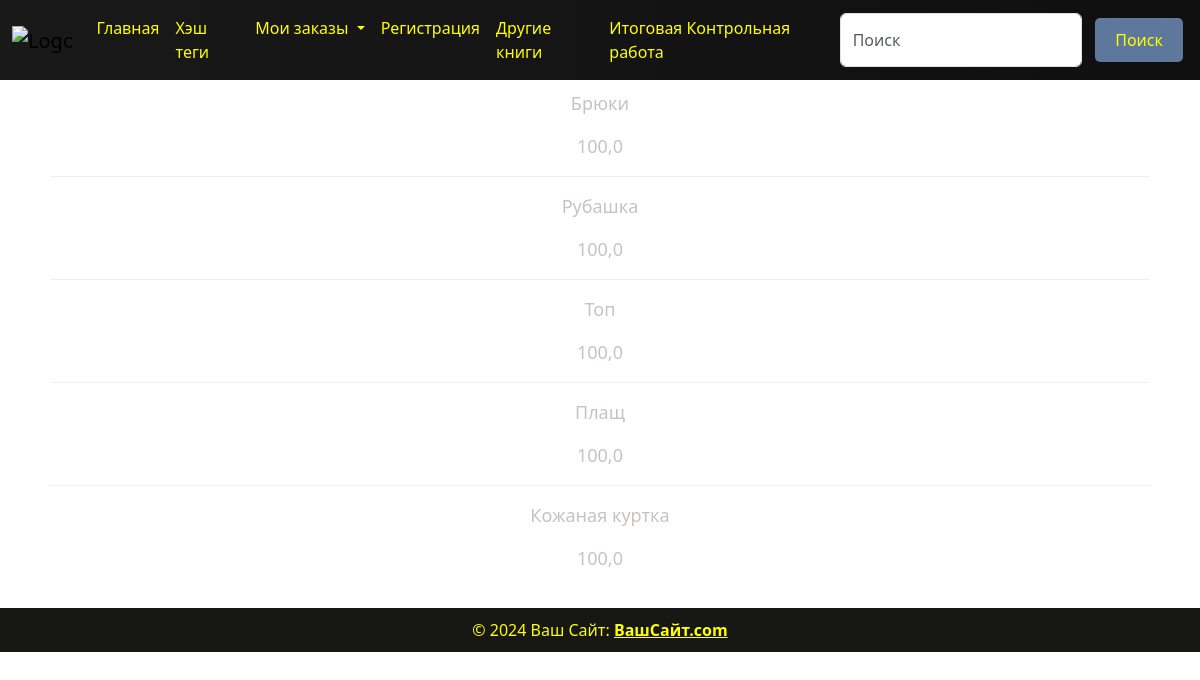
Page /clothes/adult_clothes/ on the committed database.
### clothes/models.py (models this page shows, shortened)
class Clothes(models.Model):
    title = models.CharField(max_length=50)
    price = models.FloatField(default=100)
    tags = models.ManyToManyField(Tag)

### clothes/views.py (the view)
# urls.py: path('adult_clothes/', AdultClothesView.as_view(), name='adult_clothes'),
class AdultClothesView(generic.ListView):
    model = models.Clothes
    template_name = 'clothing/adult_cloth.html'
    context_object_name = 'adult_clothes'
    def get_queryset(self):
        return models.Clothes.objects.filter(tags__name='Взрослая').order_by('-id')

### templates/clothing/adult_cloth.html
{% load static %}
{% include 'components/header.html' %}
<link rel="stylesheet" href="{% static 'css/hashtags.css' %}">
<div class="container">
    {% for i in adult_clothes %}
       <div class="content">
        <p class="white">{{ i.title }}</p>
        <p class="white">{{ i.price }}</p>
        {% if not forloop.last %}
        <hr class="white">
        {% endif %}
    </div>
    {% endfor %}
</div>
{% include 'components/footer.html' %}

### static/css/book.css (style rules this page uses)
body { display: flex; flex-direction: column; min-height: 100vh; padding-top: 70px; background: url("https://i.pinimg.com/736x/e3/7d/a9/e37da92d1e32051af32a81a8950733f3.jpg"); background-repeat: no-repeat; background-size: cover; background-position: center; }
.content { flex: 1; }

### static/css/hashtags.css (style rules this page uses)
.container { text-align: center; padding: 20px; }
.content { font-size: 18px; }
.white { color: #c8c2c2; }

### rows in the picture
Clothes: title "Брюки", price "100,0"
Clothes: title "Рубашка", price "100,0"
Clothes: title "Топ", price "100,0"
Clothes: title "Плащ", price "100,0"
Clothes: title "Кожаная куртка", price "100,0"
